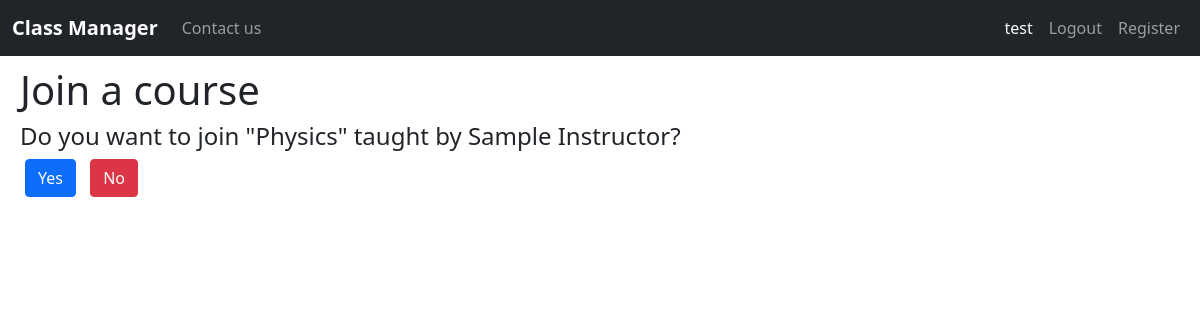
/join_course/1 (signed in), run on the app's committed database.
### classmanager/models.py (models this page shows, shortened)
class User(AbstractUser):
    is_student = models.BooleanField(default=False)
    is_instructor = models.BooleanField(default=False)

class Course(models.Model):
    instructor = models.ForeignKey(Instructor, on_delete=models.CASCADE)
    name = models.CharField(max_length=255, blank=False, default=None)
    is_active = models.BooleanField(default=True)
    date_created = models.DateTimeField(auto_now_add=True)
    DEPARTMENTS = [
        ("Math", "Math"), ("English", "English"),
        ("Science", "Science"), ("Technology", "Technology"),
        ("Law", "Law"), ("Art", "Art"),
        ("Business", "Business"), ("Health", "Health")
    ]
    department = models.CharField(max_length=20, choices=DEPARTMENTS, default="Other")
    description = models.TextField(max_length=1000, default=None, blank=True)
    credits = models.PositiveIntegerField(default=2)
    length = models.PositiveIntegerField(default=10)

class Instructor(models.Model):
    user = models.OneToOneField(User, primary_key=True, on_delete=models.CASCADE)
    date_of_birth = models.DateField(default=date.today)
    DEPARTMENTS = [
        ("Math", "Math"), ("English", "English"),
        ("Science", "Science"), ("Technology", "Technology"),
        ("Law", "Law"), ("Art", "Art"),
        ("Business", "Business"), ("Health", "Health")
    ]
    department = models.CharField(max_length=20, choices=DEPARTMENTS, default="Other")

### classmanager/views.py (the view)
# urls.py: path("join_course/<int:course_id>", views.join_course, name="join-course"),
@login_required
def join_course(request, course_id):
    context = {}
    if request.method == "POST":
        course = Course.objects.get(pk=course_id)
        student = Student.objects.get(pk=request.user)
        context["course"] = course
        if len(Enrollment.objects.filter(course=course, student=student)) != 0:
            context["failure_message"] = "Sorry, You cannot join the same course twice"
            return render(request, "classmanager/join_course.html", context)
        new_enrollment = Enrollment(course=course, student=student)
        new_enrollment.save()
        context["success_message"] = "You have successfully joined this course!"
        return render(request, "classmanager/join_course.html", context)
    else:
        try:
            course = Course.objects.get(pk=course_id)
        except Course.DoesNotExist:
            context["failure_message"] = "Sorry, the course you wanted to join does not exist"
            return render(request, "classmanager/join_course.html", context)
        else:
            context["course"] = course
        return render(request, "classmanager/join_course.html", context)

### classmanager/templates/classmanager/join_course.html (shortened to what this page needs)
{% extends "classmanager/layout.html" %}
{% block body %}
<h1>Join a course</h1>
{% if user.is_student and course %}
<h4>Do you want to join "{{course.name}}" taught by {{course.instructor.user.first_name}}
  {{course.instructor.user.last_name}}?</h4>
<div class="join-course-buttons">
  <form class="button-form" action="{% url 'join-course' course_id=course.id %}" method="POST">
    <input class="btn btn-primary" type="submit" value="Yes" />
  </form>
  <form class="button-form" action="{% url 'view-all-courses' %}" method="GET">
    <input class="btn btn-danger" type="submit" value="No" />
  </form>
</div>
{% else %}
<div class="alert alert-warning" role="alert">
  You don't have the permission to join a course, only Students do!
</div>
{% endif %}
{% endblock body %}

### classmanager/templates/classmanager/layout.html (shortened to what this page needs)
{% load static %}
<!DOCTYPE html>
<html lang="en">
<head>
    <link rel="stylesheet" href="{% static 'classmanager/styles.css' %}">
    <link href="https://cdn.jsdelivr.net/npm/bootstrap@5.0.2/dist/css/bootstrap.min.css" rel="stylesheet"
>
</head>
<body>
    <nav class="navbar navbar-expand-lg navbar-dark bg-dark">
        <div class="container-fluid">
            <a class="navbar-brand" href="{% url 'index' %}"><b>Class Manager</b></a>
            <div class="collapse navbar-collapse justify-content-between" id="navbarNavAltMarkup">
                <div class="navbar-nav">
                    <a class="nav-link" href="{% url 'contact_us' %}">Contact us</a>
                </div>
            </div>
            <div class="collapse navbar-collapse justify-content-end" id="navbarNavAltMarkup">
                <div class="navbar-nav">
                    {% if user.is_authenticated %}
                    <a class="nav-link active" aria-current="page" href="{% url 'index' %}">{{user.username}}</a>
                    <a class="nav-link" href="{% url 'logout' %}">Logout</a>
                    {% else %}
                    <a class="nav-link" href="{% url 'login' %}">Login</a>
                    {% endif %}
                    {% block right-nav %}
                    <a class="nav-link" href="{% url 'register' %}">Register</a>
                    {% endblock right-nav %}
                </div>
            </div>
        </div>
    </nav>
    <div class="main-container">
        {% block body%}
        {% endblock body%}
    </div>
</body>
</html>

### classmanager/static/classmanager/styles.css (style rules this page uses)
.main-container { margin: 10px 20px 10px 20px; }
form { max-width: 600px; }
.button-form { margin: auto; padding: 5px; display: inline; }

### data on the page
User: username "test"
Course: name "Physics", instructor.user.first_name "Sample", instructor.user.last_name "Instructor"
